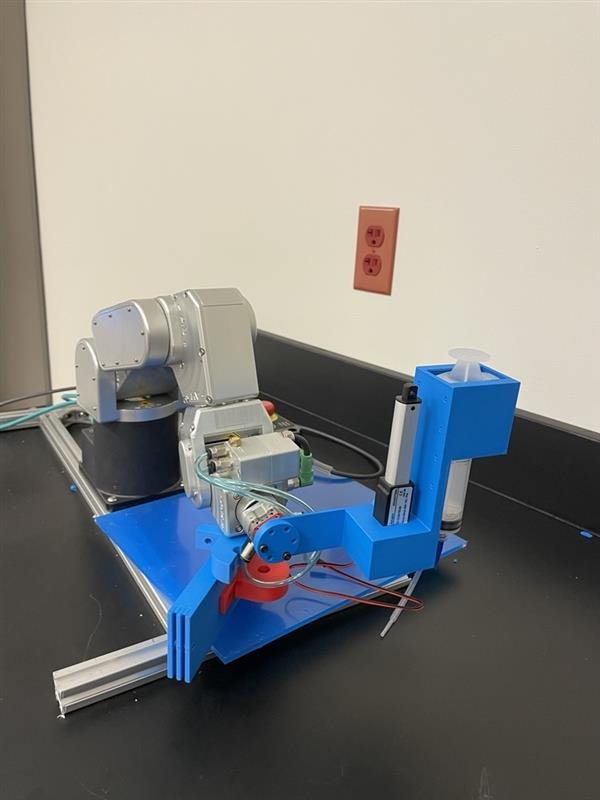
#> input picture assets/meca500_real_hardware.jpg, 600 x 800 px, given in place of the camera
$ python Defect_Detection.py
#> lines starting #> are read from the running program, lines starting #| are printed output that depends on the picture; after the words box and inside, x2 and y2 are one past the last pixel; in counts of white or black regions, pixels touching at a corner belong together
import cv2
import numpy as np
from collections import deque

class PrecisionTracker:
    def __init__(self):
        self.kf = cv2.KalmanFilter(6, 3)
        self.kf.measurementMatrix = np.array([
            [1,0,0,0,0,0],
            [0,1,0,0,0,0],
            [0,0,1,0,0,0]], np.float32)

        self.kf.transitionMatrix = np.array([
            [1,0,0,1,0,0],
            [0,1,0,0,1,0],
            [0,0,1,0,0,1],
            [0,0,0,1,0,0],
            [0,0,0,0,1,0],
            [0,0,0,0,0,1]], np.float32)

        self.kf.processNoiseCov = 1e-4 * np.eye(6, dtype=np.float32)
        self.kf.measurementNoiseCov = 1e-2 * np.eye(3, dtype=np.float32)

        self.measurements = deque(maxlen=5)
        self.confidence = 0
        self.best_radius = 0

    def update(self, measurement):
        if measurement is not None:
            x, y, r = measurement
            self.measurements.append((x, y, r))
            self.confidence = min(10, self.confidence + 2)

            # Use median of recent measurements
            med_x = np.median([m[0] for m in self.measurements])
            med_y = np.median([m[1] for m in self.measurements])
            med_r = np.median([m[2] for m in self.measurements])

            self.best_radius = med_r
            self.kf.correct(np.array([[np.float32(med_x)],
                                     [np.float32(med_y)],
                                     [np.float32(med_r)]]))
        else:
            self.confidence = max(0, self.confidence - 1)

        return self.kf.predict()

def enhance_circle_visibility(frame):
    """Improved preprocessing specifically for circle detection"""
    gray = cv2.cvtColor(frame, cv2.COLOR_BGR2GRAY)

    # Adaptive histogram equalization
    clahe = cv2.createCLAHE(clipLimit=3.0, tileGridSize=(8,8))
    equalized = clahe.apply(gray)

    # Dynamic bilateral filtering
    blur_size = max(3, int(0.02 * min(frame.shape[:2])))
    if blur_size % 2 == 0: blur_size += 1
    blurred = cv2.bilateralFilter(equalized, blur_size, 75, 75)

    return blurred

def find_circles(image, tracker=None):
    """Robust circle detection with validation"""
    circles = cv2.HoughCircles(
        image,
        cv2.HOUGH_GRADIENT,
        dp=1.2,
        minDist=50,
        param1=50,
        param2=30,
        minRadius=10,
        maxRadius=300
    )

    if circles is None:
        return None

    circles = np.uint16(np.around(circles))
    valid_circles = []

    for (x, y, r) in circles[0,:]:
        # Create circular mask
        mask = np.zeros_like(image)
        cv2.circle(mask, (x, y), r, 255, -1)

        # Calculate contrast at circle boundary
        masked = cv2.bitwise_and(image, image, mask=mask)
        outer_ring = cv2.bitwise_and(image, image, mask=cv2.subtract(
            cv2.dilate(mask, np.ones((5,5), np.uint8)), mask))

        mean_inner = masked[mask > 0].mean()
        mean_outer = outer_ring[outer_ring > 0].mean()
        contrast = abs(mean_inner - mean_outer)

        # Validate circle quality
        if contrast > 25:  # Minimum contrast threshold
            if tracker is not None and tracker.confidence > 3:
                # When tracking, verify against expected radius
                if 0.7 * tracker.best_radius < r < 1.3 * tracker.best_radius:
                    valid_circles.append((x, y, r, contrast))
            else:
                valid_circles.append((x, y, r, contrast))

    if not valid_circles:
        return None

    # Select best circle by contrast and size consistency
    valid_circles.sort(key=lambda c: (-c[3], -c[2]))  # Sort by contrast then size
    return valid_circles[0][:3]  # Return (x, y, r)

def main():
    tracker = PrecisionTracker()
    cap = cv2.VideoCapture(0)
    cap.set(cv2.CAP_PROP_FRAME_WIDTH, 640)
    cap.set(cv2.CAP_PROP_FRAME_HEIGHT, 480)

    while True:
        ret, frame = cap.read()
#> frame is the input picture: shape (800, 600, 3); mean B, G, R 133.3, 135.3, 134.2
        if not ret:
            break

        frame = cv2.flip(frame, 1)
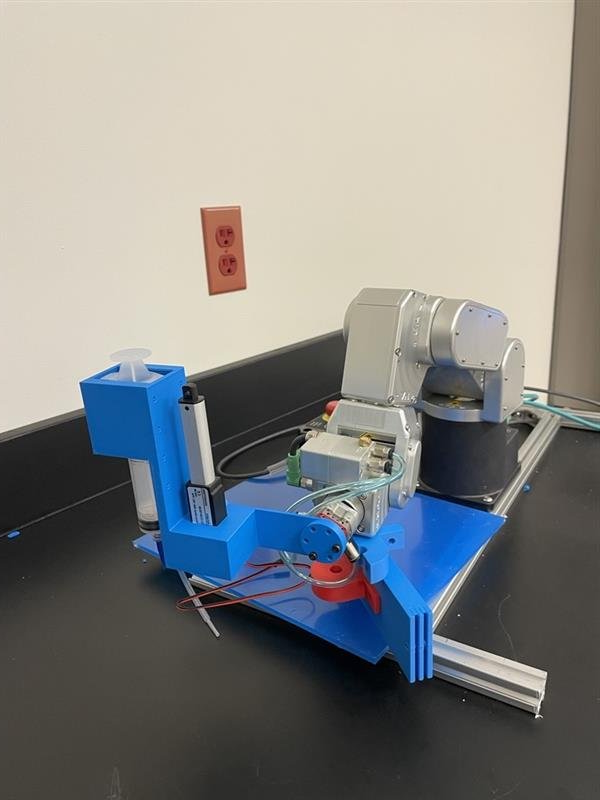
#> frame: shape (800, 600, 3); mean B, G, R 133.3, 135.3, 134.2
        processed = enhance_circle_visibility(frame)
#> in enhance_circle_visibility, `gray = cv2.cvtColor(frame, cv2.COLOR_BGR2GRAY)`:
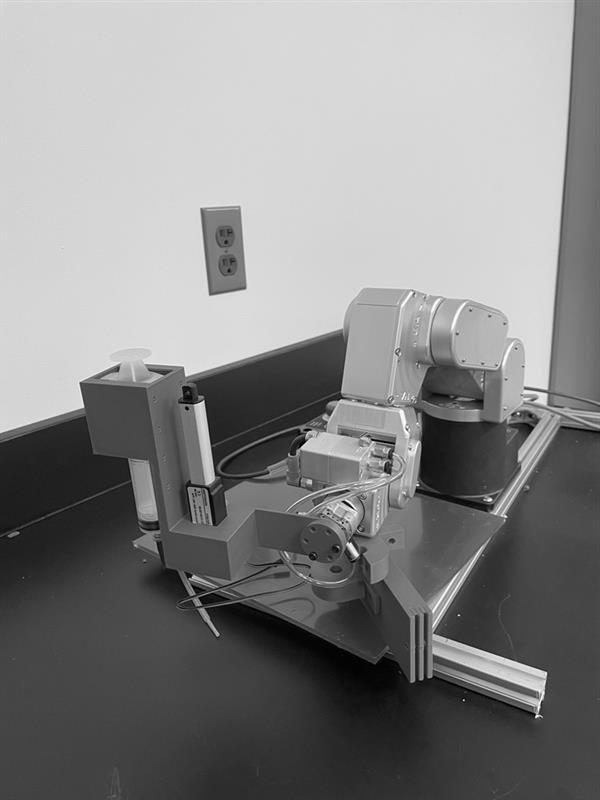
#> gray: shape (800, 600); min 0, max 255, mean 134.7
#> in enhance_circle_visibility, `equalized = clahe.apply(gray)`:
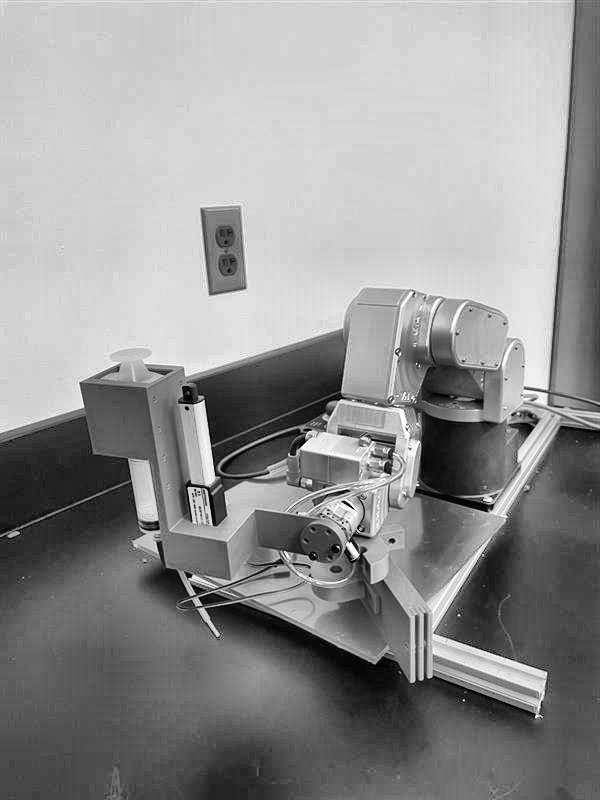
#> equalized: shape (800, 600); min 0, max 255, mean 146.1
#> in enhance_circle_visibility, `blurred = cv2.bilateralFilter(equalized, blur_size, 75, 75)`:
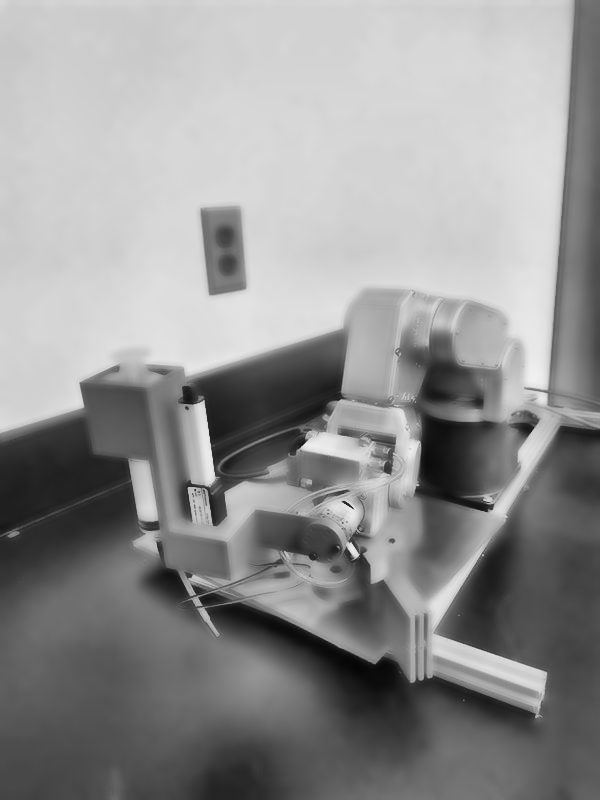
#> blurred: shape (800, 600); min 6, max 240, mean 146.2

        # First pass detection
        circle = find_circles(processed, tracker)
#> in find_circles, `circles = cv2.HoughCircles( image, cv2.HOUGH_GRADIENT, dp=1.2, minDist..`: circles = 90 rows, first 8: [250.2, 477, 118.5], [231, 391.8, 185.8], [291, 519, 100], [565.8, 485.4, 204.3], [288.6, 238.2, 276.9], [297, 455.4, 109.2], [514.2, 540.6, 154], [273, 303, 287.4]
#> in find_circles, `circles = np.uint16(np.around(circles))`: circles = 90 rows, first 8: [250, 477, 118], [231, 392, 186], [291, 519, 100], [566, 485, 204], [289, 238, 277], [297, 455, 109], [514, 541, 154], [273, 303, 287]
#> the loop in find_circles, `for (x, y, r) in circles[0,:]:` made 90 passes
#> (x, y, r, mean_inner, mean_outer, contrast) on passes 1 to 12: (250, 477, 118, 116.2, 129.5, 13.33), (231, 392, 186, 149, 154.5, 5.53), (291, 519, 100, 130.4, 117.3, 13.15), (566, 485, 204, 117.9, 160.2, 42.21), (289, 238, 277, 185.6, 168.9, 16.71), (297, 455, 109, 116.2, 153, 36.78), (514, 541, 154, 108.9, 115.4, 6.51), (273, 303, 287, 172.4, 161, 11.38), (195, 743, 273, 96.08, 119.4, 23.37), (147, 313, 283, 166.6, 161.5, 5.08), (453, 401, 99, 130.6, 168.7, 38.09), (341, 313, 245, 170.5, 166.3, 4.22)
#> (mean_inner, mean_outer, contrast) on passes 67, 68, 74, 79, 83, 84: (91.84, 122.3, 30.51), (152.1, 110.3, 41.86), (104.1, 146.7, 42.6), (120.2, 152.7, 32.49), (114.3, 156.2, 41.9), (154.3, 126.4, 27.91)
#> pass 1, in find_circles, `outer_ring = cv2.bitwise_and(image, image, mask=cv2.subtract( cv2.dila..`:
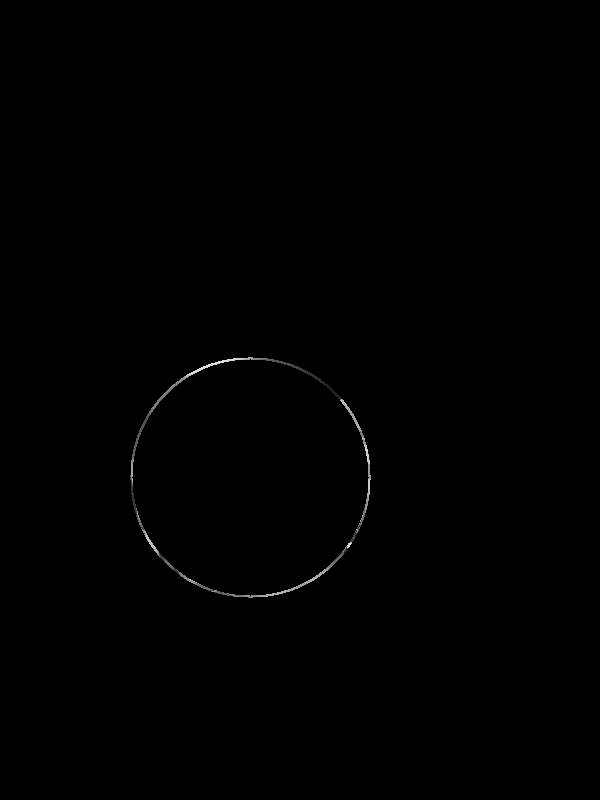
#> outer_ring: shape (800, 600); min 0, max 228, mean 0.5
#> pass 2, in find_circles, `masked = cv2.bitwise_and(image, image, mask=mask)`:
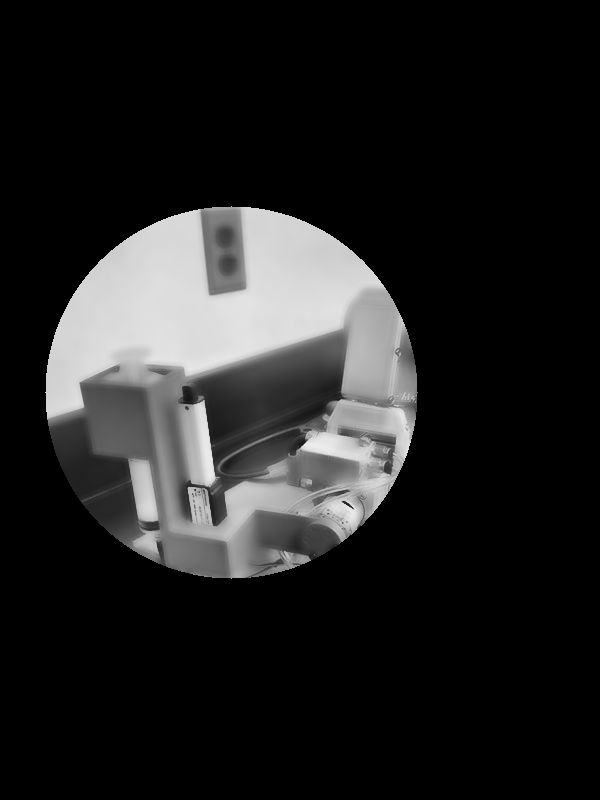
#> masked: shape (800, 600); min 0, max 237, mean 33.7
#> after the loop in find_circles, `for (x, y, r) in circles[0,:]:`:
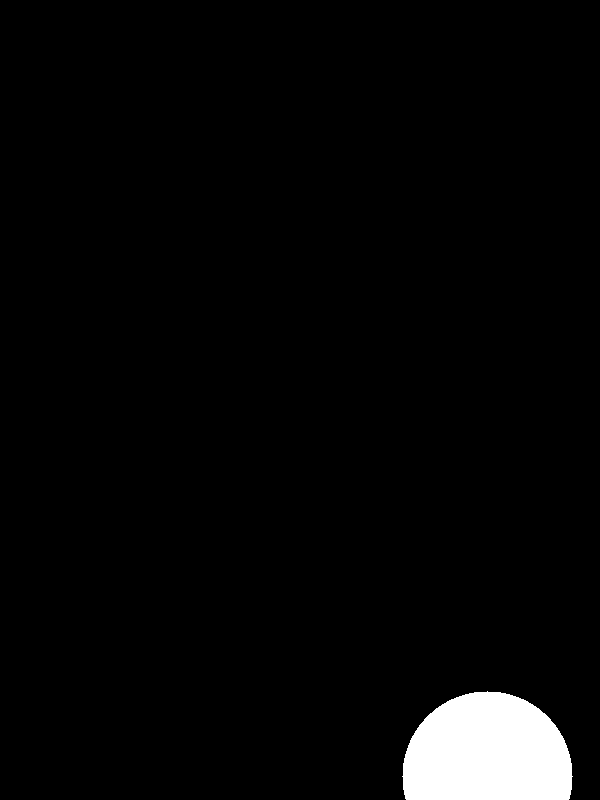
#> mask: shape (800, 600); 3.2% white; 1 white region, box (x1, y1, x2, y2) and area: (402, 691, 573, 800) 15291
#> after the loop in find_circles, `for (x, y, r) in circles[0,:]:`: valid_circles = 24 items, first 6: (566, 485, 204, 42.21), (297, 455, 109, 36.78), (453, 401, 99, 38.09), (359, 458, 61, 32.97), (269, 189, 299, 31.65), (439, 475, 80, 25.23)
#> circle = (5, 463, 151)

        # Refinement if needed
        if circle is None and tracker.confidence > 3:
            # If tracking but lost detection, try focused search
            x, y = int(tracker.kf.statePost[0]), int(tracker.kf.statePost[1])
            r = int(tracker.best_radius)
            roi_size = r * 3
            roi = processed[max(0,y-roi_size):min(frame.shape[0],y+roi_size),
                          max(0,x-roi_size):min(frame.shape[1],x+roi_size)]
            if roi.size > 0:
                local_circle = find_circles(roi)
                if local_circle is not None:
                    circle = (local_circle[0]+x-roi_size,
                             local_circle[1]+y-roi_size,
                             local_circle[2])

        # Update tracker
        prediction = tracker.update(circle)
#> in update, `x, y, r = measurement`: x = 5; y = 463; r = 151
#> prediction = [0, 0, 0, 0, 0, 0]

        # Visualization
        if tracker.confidence > 3 and prediction is not None:
            x, y = int(prediction[0]), int(prediction[1])
            r = int(prediction[2])

            # Color based on confidence
            color = (0, min(255, tracker.confidence * 25), 255 - min(255, tracker.confidence * 25))

            # Draw circle and center
            cv2.circle(frame, (x, y), r, color, 2)
            cv2.circle(frame, (x, y), 2, color, 3)

            # Draw crosshair
            cv2.line(frame, (x-15, y), (x+15, y), color, 1)
            cv2.line(frame, (x, y-15), (x, y+15), color, 1)

            # Display info
            info_text = f"({x},{y}) R:{r} C:{tracker.confidence}"
            cv2.putText(frame, info_text, (10, 30),
                       cv2.FONT_HERSHEY_SIMPLEX, 0.7, (255,255,255), 1)

        cv2.imshow('Precision Circle Detection', frame)

        if cv2.waitKey(1) & 0xFF == ord('q'):
#> (key q is pressed here)
            break

    cap.release()
    cv2.destroyAllWindows()

if __name__ == "__main__":
    main()
